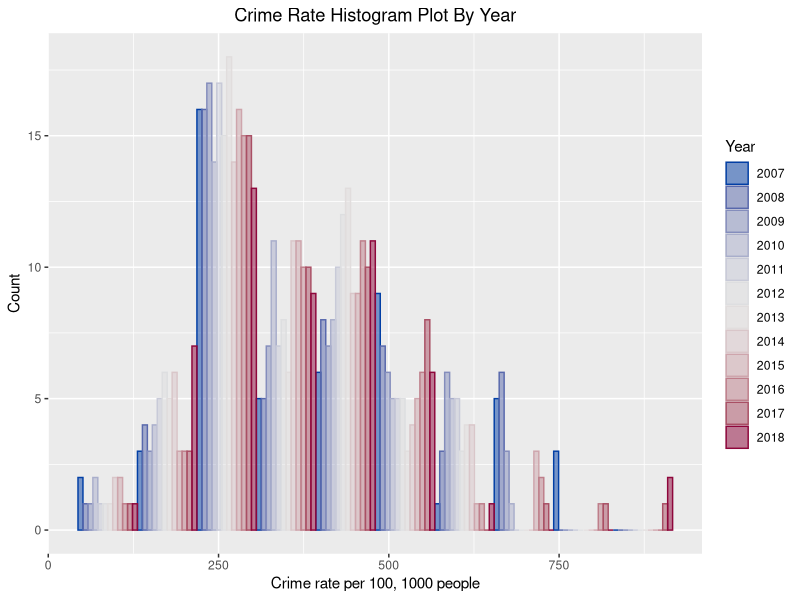
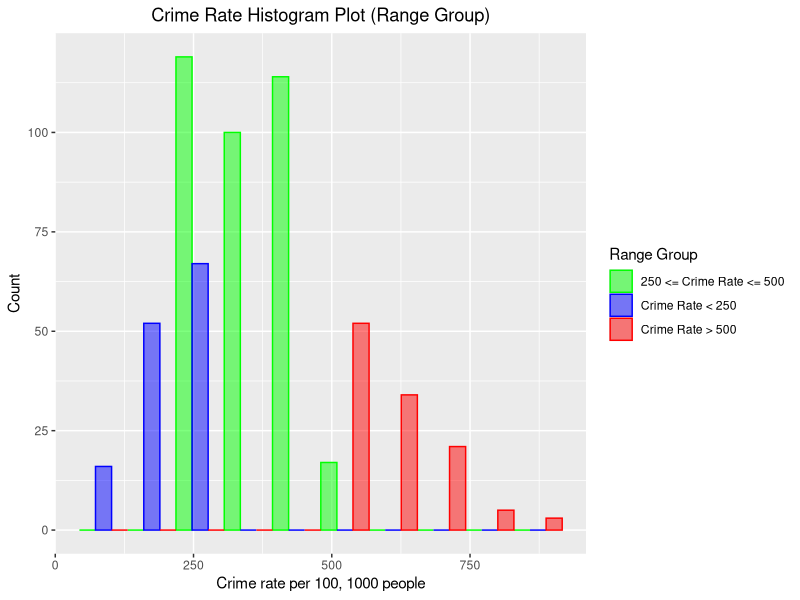

These charts were generated, in order, by the following R code:
## ---- chunk 1

knitr::opts_chunk$set(echo = TRUE)

## ---- chunk 2

if(!require(colorspace)) {install.packages('colorspace')}; require(colorspace)
if(!require(tidyverse)) {install.packages('tidyverse')}; require(tidyverse)

library(tidyverse)
library(colorspace)

#Set the working directory
setwd(dirname(rstudioapi::getSourceEditorContext()$path))

## ---- chunk 3

crime_rate_df <- read.csv("Sampledata2.csv")

## ---- chunk 4

head(crime_rate_df)
tail(crime_rate_df)

## ---- chunk 5

new_crime_rate_df <- crime_rate_df %>% select(Year, CrimeRate) %>%
  mutate(RangeGroup = case_when(CrimeRate < 250 ~ "Crime Rate < 250",
                                250 <= CrimeRate &  CrimeRate <= 500 ~ "250 <= Crime Rate <= 500",
                                CrimeRate > 500 ~ "Crime Rate > 500"))

## ---- chunk 6

# Create the first color vector
n_col = length(unique(new_crime_rate_df$Year))
col1 = colorspace::diverge_hcl(n_col)

# Create the second color vector
col2 = c("green","blue","red")

## ---- chunk 7

new_crime_rate_df %>% 
  ggplot(aes(x=CrimeRate, color=as.factor(Year), fill=as.factor(Year))) +
  geom_histogram(position = "dodge", alpha=0.5, bins=10) +
  scale_color_manual(values=col1) +
  scale_fill_manual(values=col1, name="Year") +
  labs(title="Crime Rate Histogram Plot By Year", x="Crime rate per 100, 1000 people",
       y="Count", color="Year") +
  theme(plot.title=element_text(hjust=0.5))

## ---- chunk 8
new_crime_rate_df %>%
  ggplot(aes(x=CrimeRate, color=as.factor(RangeGroup), fill=as.factor(RangeGroup))) + 
  geom_histogram(position = "dodge", alpha=0.5, bins=10) +
  scale_color_manual(values=col2) +
  scale_fill_manual(values=col2, name="Range Group") +
  labs(title="Crime Rate Histogram Plot (Range Group)", x="Crime rate per 100, 1000 people",
       y="Count", color="Range Group") +
  theme(plot.title=element_text(hjust=0.5))
